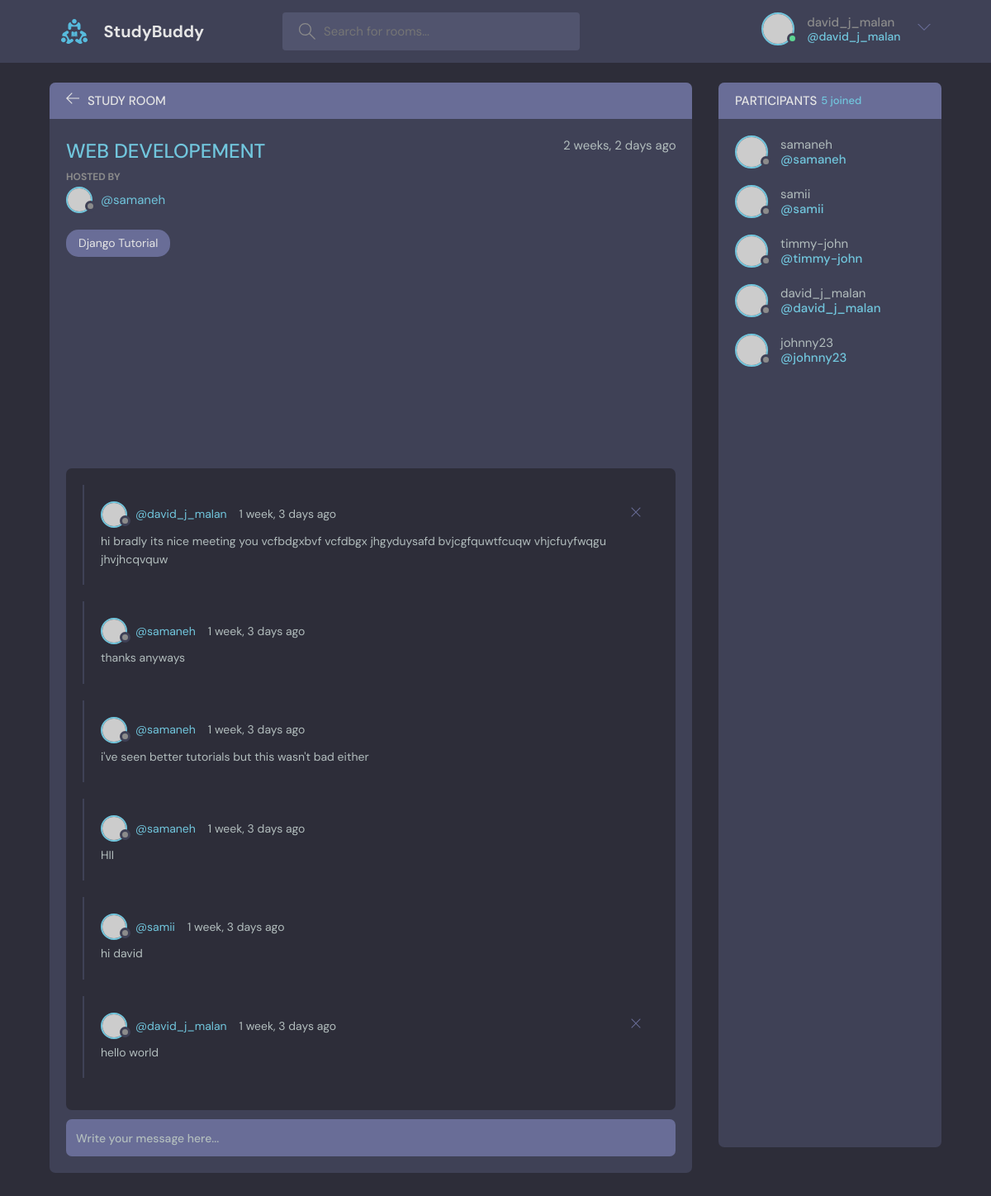
/room/2/ (signed in), run on the app's committed database.
### base/models.py (models this page shows, shortened)
class Room(models.Model):
    host=models.ForeignKey(User, on_delete=models.SET_NULL, null=True)
    topic=models.ForeignKey(Topic, on_delete=models.SET_NULL, null=True)
    name=models.CharField(max_length=50)
    description=models.TextField(null=True, blank=True)
    participants=models.ManyToManyField(User, related_name="participants", blank=True)
    updated=models.DateTimeField(auto_now=True)
    created=models.DateTimeField(auto_now_add=True)
    class Meta:
        ordering=['-updated', '-created']

class Topic(models.Model):
    name=models.CharField(max_length=80)
    def __str__(self):
        return self.name

class Message(models.Model):
    user=models.ForeignKey(User, on_delete=models.CASCADE)
    room=models.ForeignKey(Room, on_delete=models.CASCADE)
    body=models.TextField()
    updated=models.DateTimeField(auto_now=True)
    created=models.DateTimeField(auto_now_add=True)

### base/views.py (the view, shortened to what this page needs)
# urls.py: path("room/<str:pk>/", views.room, name="room"),
def room(request,pk):
    room=Room.objects.get(id=pk)
    room_messages=room.message_set.all().order_by("-created")
    participants=room.participants.all()
    return render(request, "base/room.html",{
        "room":room,
        "room_messages":room_messages,
        "participants":participants
    })

### base/templates/base/room.html (shortened to what this page needs)
{% extends 'main.html' %}
{% block content %}
<main class="profile-page layout layout--2">
  <div class="container">
    <div class="room">
      <div class="room__top">
        <div class="room__topLeft">
          <a href="{% url 'home' %}">
            <svg version="1.1" xmlns="http://www.w3.org/2000/svg" width="32" height="32" viewBox="0 0 32 32">
              <title>arrow-left</title>
              <path
                d="M13.723 2.286l-13.723 13.714 13.719 13.714 1.616-1.611-10.96-10.96h27.625v-2.286h-27.625l10.965-10.965-1.616-1.607z">
              </path>
            </svg>
          </a>
          <h3>Study Room</h3>
        </div>
      </div>
      <div class="room__box scroll">
        <div class="room__header scroll">
          <div class="room__info">
            <h3>{{room.name}}</h3>
            <span>{{room.created|timesince}} ago</span>
          </div>
          <div class="room__hosted">
            <p>Hosted By</p>
            <a href="#" class="room__author">
              <div class="avatar avatar--small">
                <img src="https://randomuser.me/api/portraits/men/37.jpg" />
              </div>
              <span>@{{room.host.username}}</span>
            </a>
          </div>
          <span class="room__topics">{{room.topic}}</span>
        </div>
        <div class="room__conversation">
          <div class="threads scroll">
            {% for message in room_messages %}
            <div class="thread">
              <div class="thread__top">
                <div class="thread__author">
                  <a href="{% url 'profile' message.user.id %}" class="thread__authorInfo">
                    <div class="avatar avatar--small">
                      <img src="https://randomuser.me/api/portraits/men/37.jpg" />
                    </div>
                    <span>@{{message.user}}</span>
                  </a>
                  <span class="thread__date">{{message.created|timesince}} ago</span>
                </div>
                {% if message.user == request.user %}
                <a href="{% url 'deleteroom' message.id %}">
                  <div class="thread__delete">
                    <svg version="1.1" xmlns="http://www.w3.org/2000/svg" width="32" height="32" viewBox="0 0 32 32">
                      <title>remove</title>
                      <path
                        d="M27.314 6.019l-1.333-1.333-9.98 9.981-9.981-9.981-1.333 1.333 9.981 9.981-9.981 9.98 1.333 1.333 9.981-9.98 9.98 9.98 1.333-1.333-9.98-9.98 9.98-9.981z">
                      </path>
                    </svg>
                  </div>
                </a>
                {% endif %}
              </div>
              <div class="thread__details">
                {{message.body}}
              </div>
            </div>
            {% endfor %}
          </div>
        </div>
      </div>
      <div class="room__message">
        <form action="#" method="POST">
          <input name="body" placeholder="Write your message here..." />
        </form>
      </div>
    </div>
    <div class="participants">
      <h3 class="participants__top">Participants <span>{{participants.count}} joined</span></h3>
      <div class="participants__list scroll">
        {% for user in participants %}
        <a href="{% url 'profile' user.id %}" class="participant">
          <div class="avatar avatar--medium">
            <img src="https://randomuser.me/api/portraits/men/37.jpg" />
          </div>
          <p>
            {{user.username}}
            <span>@{{user.username}}</span>
          </p>
        </a>
        {% endfor %}
      </div>
    </div>
  </div>
</main>
{% endblock content %}

### templates/navbar.html (shortened to what this page needs)
{% load static %}
<header class="header header--loggedIn">
    <div class="container">
        <a href="{% url 'home' %}" class="header__logo">
            <img src="{% static 'images/logo.svg' %}" />
            <h1>StudyBuddy</h1>
        </a>
        <form method="GET" action="{% url 'home' %}" class="header__search">
            <label>
                <input name="q" placeholder="Search for rooms..." />
            </label>
        </form>
        <nav class="header__menu">
            {% if request.user.is_authenticated %}
            <div class="header__user">
                <a href="profile.html">
                    <div class="avatar avatar--medium active">
                        <img src="https://randomuser.me/api/portraits/men/37.jpg" />
                    </div>
                    <p>{{request.user.username}} <span>@{{request.user.username}}</span></p>
                </a>
                <button class="dropdown-button">
                    <svg version="1.1" xmlns="http://www.w3.org/2000/svg" width="32" height="32" viewBox="0 0 32 32">
                        <title>chevron-down</title>
                        <path d="M16 21l-13-13h-3l16 16 16-16h-3l-13 13z"></path>
                    </svg>
                </button>
            </div>
            {% else %}
            <a href="{% url 'login' %}">
                <img src="{% static 'images/avatar.svg' %}" />
                <p>Login</p>
            </a>
            {% endif %}
        </nav>
    </div>
</header>

### data on the page
Room: name "WEB DEVELOPEMENT", created "2 weeks, 2 days", host.username "samaneh", topic "Django Tutorial"
Message: user "david_j_malan", created "1 week, 3 days", body "hi bradly its nice meeting you vcfbdgxbvf vcfdbgx jhgyduysafd bvjcgfquwtfcuqw vhjcfuyfwqgu jhvjhcqvquw"
Message: user "samaneh", created "1 week, 3 days", body "thanks anyways"
Message: user "samaneh", created "1 week, 3 days", body "i've seen better tutorials but this wasn't bad either"
Message: user "samaneh", created "1 week, 3 days", body "HII"
Message: user "samii", created "1 week, 3 days", body "hi david"
Message: user "david_j_malan", created "1 week, 3 days", body "hello world"

### other printed values
{{ request.user.username }} "david_j_malan"
{{ participants.count }} "5"
{{ user.username }} "samaneh"
{{ user.username }} "samii"
{{ user.username }} "timmy-john"
{{ user.username }} "david_j_malan"
{{ user.username }} "johnny23"
